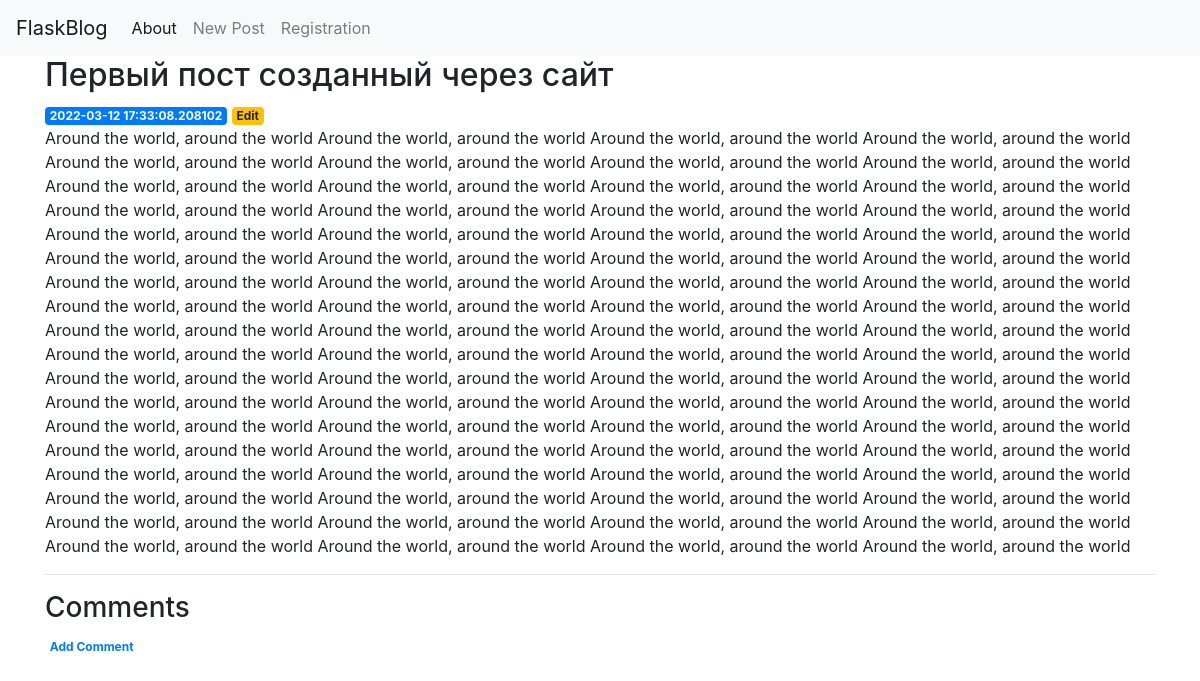
The page /5 on the database its author committed.
### app/models.py (models this page shows)
class Post(db.Model):
    __tablename__ = 'posts'
    id = db.Column(db.Integer(), primary_key=True)
    created = db.Column(db.DateTime(), default= datetime.utcnow())
    title= db.Column(db.Text(), nullable=False)
    content = db.Column(db.Text(), nullable=False)
    comments = db.relationship('Comment', backref='post', lazy='dynamic')

### app/views.py (the view)
@app.route('/<int:post_id>')
def post(post_id):
    post = get_post(post_id)
    comments = get_comments(post_id)
    if post is None:
        abort(404)
    return render_template('post.html', post=post, comments=comments)

### app/alchemy_repositories.py (called while the page is built)
def get_post(post_id):
    return Post.query.get(post_id)

def get_comments(post_id):
    post = Post.query.get(post_id)
    comments = post.comments.all()
    return comments

### app/templates/post.html (shortened to what this page needs)
{% extends 'base.html' %}
{% block content %}
    <h2>{% block title %} {{ post['title'] }} {% endblock %}</h2>
    <span class="badge badge-primary">{{ post['created'] }}</span>
    <a href="{{ url_for('edit', id=post['id']) }}">
            <span class="badge badge-warning">Edit</span>
    </a>
    <p>{{ post['content'] }}</p>
    <hr>
    <h3>Comments</h3>
    <a href="{{ url_for('create_comment', post_id=post['id']) }}">
            <span class="badge">Add Comment</span>
    </a>
{% endblock %}

### rows shown on the page
Post: title "Первый пост созданный через сайт", created "2022-03-12 17:33:08.208102", content "Around the world, around the world Around the world, around the world Around the world, around the world Around the world, around the world Around the world, around the world Around the world, around the world Around the world, around the world Around the world, around the world Around the world, around the world Around the world, around the world Around the world, around the world Around the world, around the world Around the world, around the world Around the world, around the world Around the world, around the world Around the world, around the world Around the world, around the world Around the world, around the world Around the world, around the world Around the world, around the world…"
